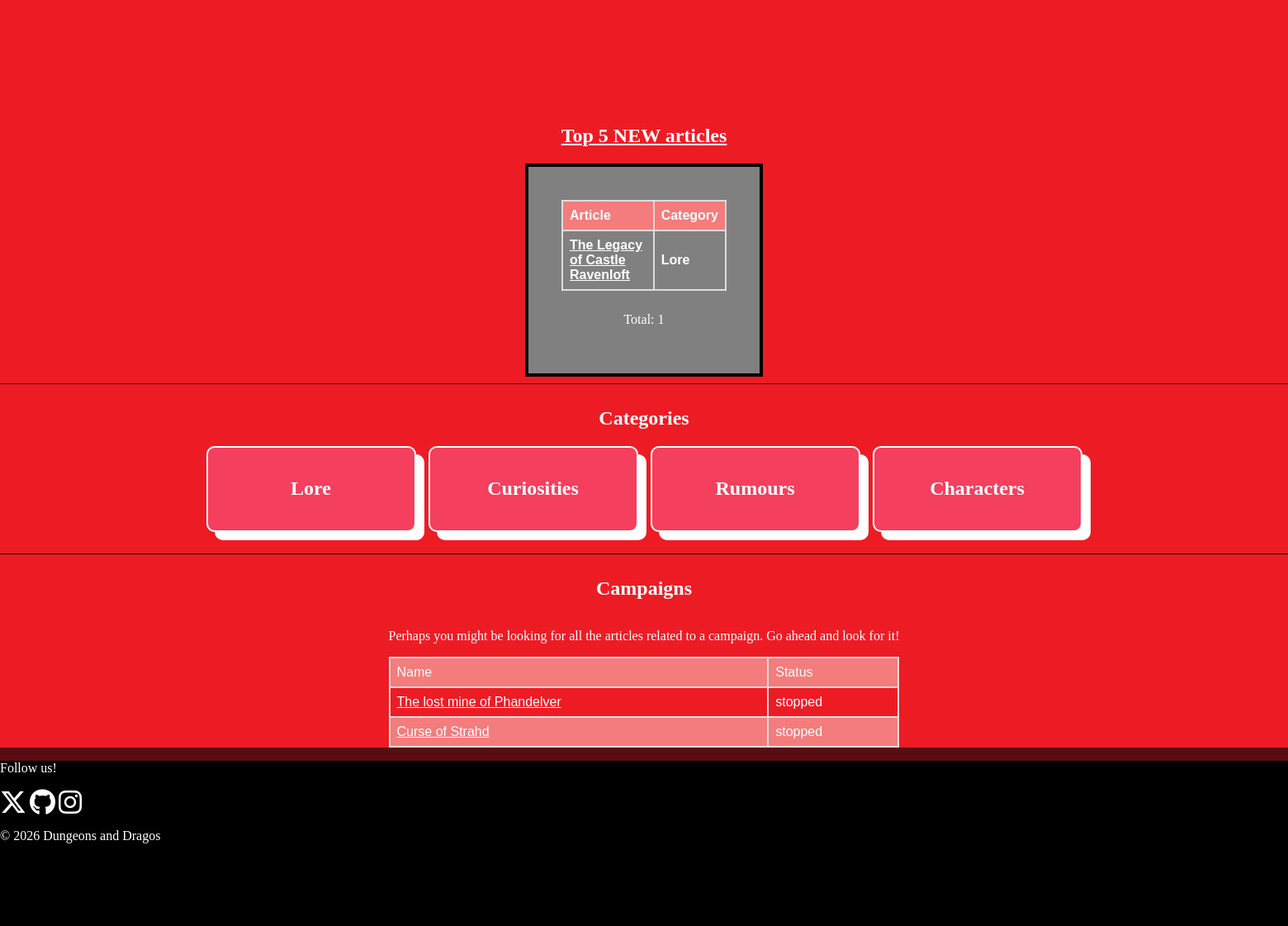
Before: / (lower part) with the older database file.
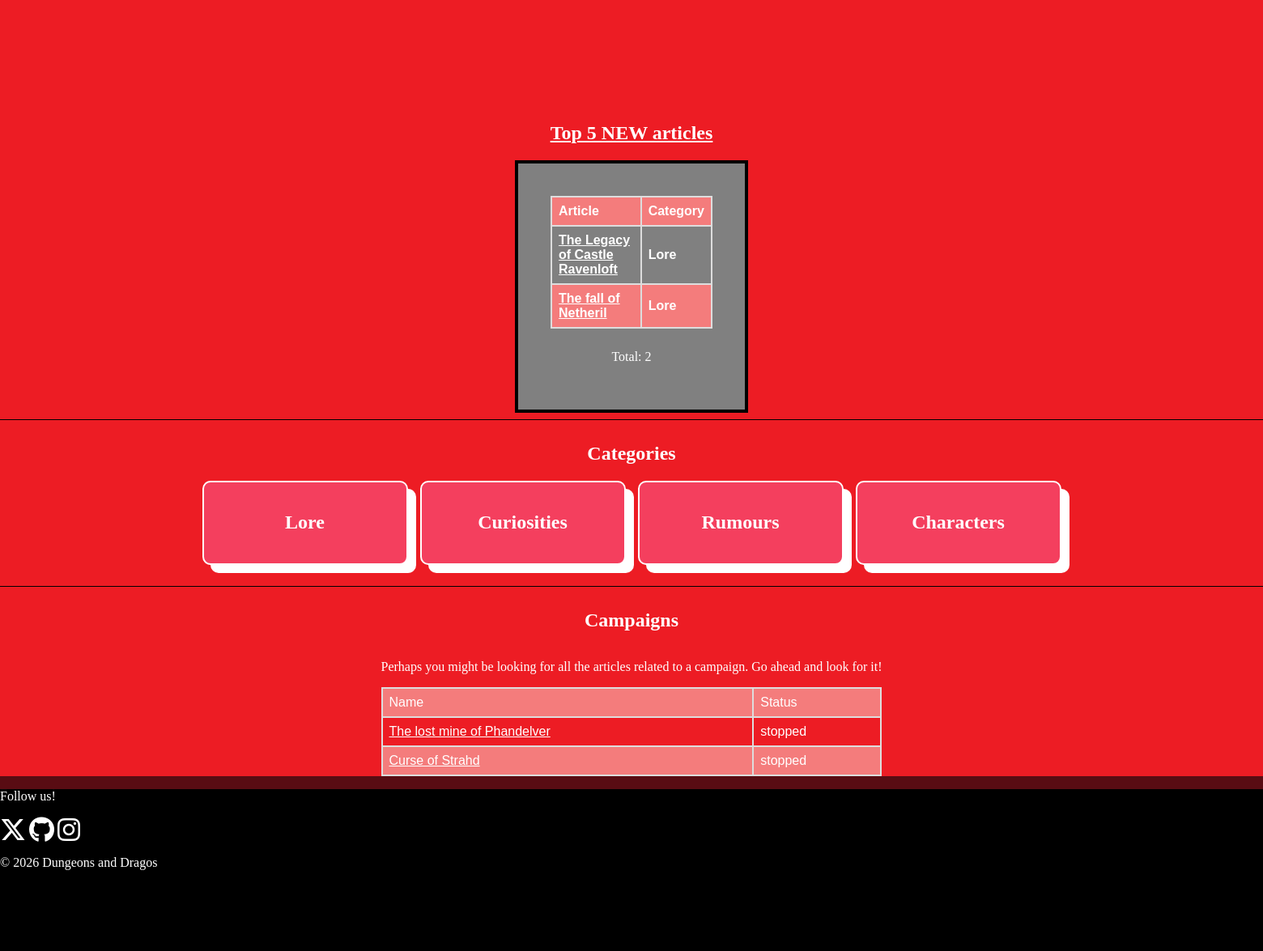
After: the same page with the newer database file.
### articles/models.py (models this page shows, shortened)
class Article(models.Model):
    title = models.CharField(max_length=64)
    category = models.ForeignKey(Category, on_delete=models.DO_NOTHING, null=True, blank=True)
    campaign = models.ForeignKey(Campaign, on_delete=models.DO_NOTHING, null=True, blank=True)
    slug = models.SlugField(null=True)
    content = models.TextField()
    creation_date = models.DateTimeField(auto_now=True)

class Category(models.Model):
    category_name = models.CharField(max_length=32)
    slug = models.SlugField(unique=True, null=True)
    def __str__(self):
        return self.category_name

class Campaign(models.Model):
    states = [('active', 'Active'), ('stopped', 'Stopped')]
    genres = [('high_fantasy', 'High Fantasy'), ('horror', 'Horror'), ('weird', 'Weird'), ('futuristic', 'Futuristic'), ('classic', 'Classic')]
    types = [('oneshot','Oneshot'), ('long_term_campaign', 'Long term campaign'), ('shortie', 'Short campaign')]
    title = models.CharField(max_length=256)
    slug = models.SlugField(blank=True)
    categories = models.ManyToManyField(Category, related_name='categories', blank=True)
    description = models.TextField()
    state = models.CharField(choices=states, default='active')
    genre = models.CharField(choices=genres, default='classic')
    type = models.CharField(choices=types, default='long_term_campaign')

### wiki/views.py (the view)
# urls.py: path('', views.homepage),
def homepage(request):
    articles = Article.objects.all()
    categories = Category.objects.all()
    campaigns = Campaign.objects.all()
    articles = articles[:5]
    return render(request, 'documents/index.html', {'articles':articles, 'categories':categories, 'campaigns':campaigns})

### templates/documents/index.html (shortened to what this page needs)
{% load static %}
<!DOCTYPE html>
<html lang="en">
<head>
    <link rel="stylesheet" href="{% static 'src/mainpage.css' %}">
    <link rel="stylesheet"
        href="https://cdnjs.cloudflare.com/ajax/libs/font-awesome/6.5.1/css/all.min.css"
>
</head>
<body>
        <div class="rest-body">
            <div class="divider-center">
                <img src="{% static 'img/divider.png' %}" class="divider">
            </div>
            <div class="articles">
                <h2><a href="./articles/">Top 5 NEW articles</a></h2>
            </div>
            <div class="articles-wrapper">
                <div class="articles-content">
                    <table>
                        <tr>
                            <th>Article</th>
                            <th>Category</th>
                        </tr>
                        {% for article in articles %}
                        <tr>
                            <th><article><a href="{% url 'articles:article-detail' article.slug %}">{{ article.title }}</a></article></th>
                            <th>{{article.category}}</th>
                        </tr>
                            {% endfor %}
                    </table>
                    <p>Total: {{articles|length}}</p>
                </div>
            </div>
            <hr>
            <div class="categories-wrapper">
                <h2>Categories</h2>
                <div class="cards">
                {% for category in categories %}
                    <div class="card red">
                        <a href="{% url 'articles:category-detail' category.slug %}"><p class="tip">{{ category.category_name }}</p></a>
                    </div>
                {% endfor %}
            </div>
            <br>
            <hr>
            <div class="campaign-wrapper">
                <h2>Campaigns</h2>
                <p>Perhaps you might be looking for all the articles related to a campaign. Go ahead and look for it!</p>
                <table>
                    <tr>
                        <td>Name</td>
                        <td>Status</td>
                    </tr>
                    {% for campaign in campaigns %}
                    <tr>
                        <td><a href="{% url 'articles:campaign-detail' campaign.slug %}">{{campaign.title}}</a></td>
                        <td>{{campaign.state}}</td>
                    </tr>
                    {% endfor %}
                </table>
            </div>
        </div>
    </div>
    <footer class="footer-social">
        <div class="footer-social-top">
            <p>Follow us!</p>
            <div class="social-links">
                <a href="https://twitter.com/tu_usuario"><i class="fa-brands fa-x-twitter fa-2x"></i></a>
                <a href="https://github.com/tu_usuario"><i class="fa-brands fa-github fa-2x"></i></a>
                <a href="https://www.instagram.com/in/tu_usuario"><i class="fa-brands fa-instagram fa-2x"></i></a>
            </div>
        </div>
    <p class="footer-social-copy">© 2026 Dungeons and Dragos</p>
    </footer>
</body>
</html>

Changed rows visible on the page:
added Article: title "The fall of Netheril", category "Lore"
Other visible differences:
{{ articles|length }}: "1" → "2"
